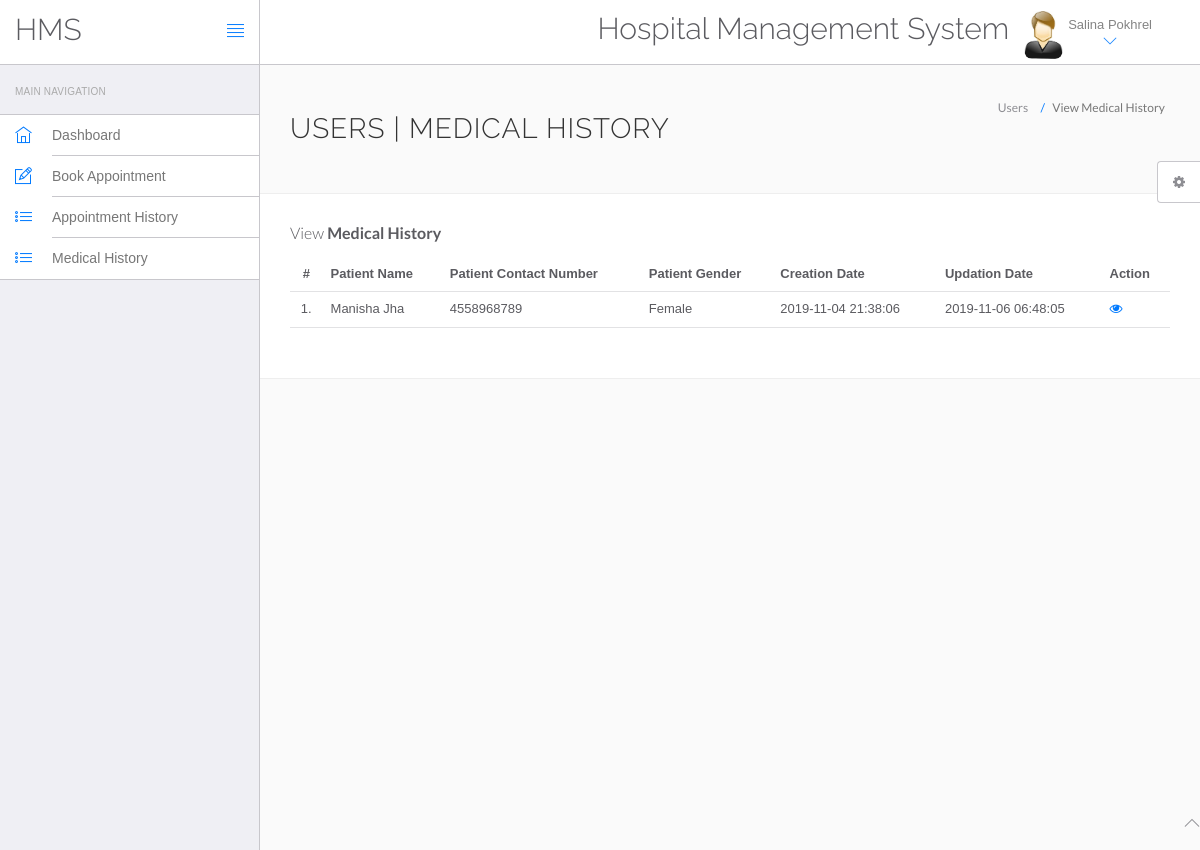
The page /hms/manage-medhistory.php (signed in) on the database its author committed.
### tables this page shows
CREATE TABLE `users` (
  `id` int(11) NOT NULL,
  `fullName` varchar(255) DEFAULT NULL,
  `address` longtext DEFAULT NULL,
  `city` varchar(255) DEFAULT NULL,
  `gender` varchar(255) DEFAULT NULL,
  `email` varchar(255) DEFAULT NULL,
  `password` varchar(255) DEFAULT NULL,
  `regDate` timestamp NULL DEFAULT current_timestamp(),
  `updationDate` timestamp NULL DEFAULT NULL ON UPDATE current_timestamp()
);

CREATE TABLE `tblpatient` (
  `ID` int(10) NOT NULL,
  `Docid` int(10) DEFAULT NULL,
  `PatientName` varchar(200) DEFAULT NULL,
  `PatientContno` bigint(10) DEFAULT NULL,
  `PatientEmail` varchar(200) DEFAULT NULL,
  `PatientGender` varchar(50) DEFAULT NULL,
  `PatientAdd` mediumtext DEFAULT NULL,
  `PatientAge` int(10) DEFAULT NULL,
  `PatientMedhis` mediumtext DEFAULT NULL,
  `CreationDate` timestamp NULL DEFAULT current_timestamp(),
  `UpdationDate` timestamp NULL DEFAULT NULL ON UPDATE current_timestamp()
);

### hms/manage-medhistory.php (the view, shortened to what this page needs)
<?php
include('include/config.php');
?>
<!DOCTYPE html>
<html lang="en">
	<head>
		<link rel="stylesheet" href="vendor/bootstrap/css/bootstrap.min.css">
		<link rel="stylesheet" href="vendor/fontawesome/css/font-awesome.min.css">
		<link rel="stylesheet" href="vendor/themify-icons/themify-icons.min.css">
		<link href="vendor/animate.css/animate.min.css" rel="stylesheet" media="screen">
		<link href="vendor/perfect-scrollbar/perfect-scrollbar.min.css" rel="stylesheet" media="screen">
		<link href="vendor/switchery/switchery.min.css" rel="stylesheet" media="screen">
		<link href="vendor/bootstrap-touchspin/jquery.bootstrap-touchspin.min.css" rel="stylesheet" media="screen">
		<link href="vendor/select2/select2.min.css" rel="stylesheet" media="screen">
		<link href="vendor/bootstrap-datepicker/bootstrap-datepicker3.standalone.min.css" rel="stylesheet" media="screen">
		<link href="vendor/bootstrap-timepicker/bootstrap-timepicker.min.css" rel="stylesheet" media="screen">
		<link rel="stylesheet" href="assets/css/styles.css">
		<link rel="stylesheet" href="assets/css/plugins.css">
		<link rel="stylesheet" href="assets/css/themes/theme-1.css" id="skin_color" />
	</head>
	<body>
		<div id="app">
<?php include('include/sidebar.php');?>
<div class="app-content">
<?php include('include/header.php');?>
<div class="main-content" >
<div class="wrap-content container" id="container">
<section id="page-title">
<div class="row">
<div class="col-sm-8">
<h1 class="mainTitle">Users | Medical History</h1>
</div>
<ol class="breadcrumb">
<li>
<span>Users</span>
</li>
<li class="active">
<span>View Medical History</span>
</li>
</ol>
</div>
</section>
<div class="container-fluid container-fullw bg-white">
<div class="row">
<div class="col-md-12">
<h5 class="over-title margin-bottom-15">View <span class="text-bold">Medical History</span></h5>
<table class="table table-hover" id="sample-table-1">
<thead>
<tr>
<th class="center">#</th>
<th>Patient Name</th>
<th>Patient Contact Number</th>
<th>Patient Gender </th>
<th>Creation Date </th>
<th>Updation Date </th>
<th>Action</th>
</tr>
</thead>
<tbody>
<?php
$uid=$_SESSION['id'];
$sql=mysqli_query($con,"select tblpatient.* from tblpatient join users on users.email=tblpatient.PatientEmail where users.id='$uid'");
$cnt=1;
while($row=mysqli_fetch_array($sql))
{
?>
<tr>
<td class="center"><?php echo $cnt;?>.</td>
<td class="hidden-xs"><?php echo $row['PatientName'];?></td>
<td><?php echo $row['PatientContno'];?></td>
<td><?php echo $row['PatientGender'];?></td>
<td><?php echo $row['CreationDate'];?></td>
<td><?php echo $row['UpdationDate'];?>
</td>
<td>
<a href="view-medhistory.php?viewid=<?php echo $row['ID'];?>"><i class="fa fa-eye"></i></a>
</td>
</tr>
<?php
$cnt=$cnt+1;
 }?></tbody>
</table>
</div>
</div>
</div>
</div>
</div>
</div>
</div>
	<?php include('include/footer.php');?>
	<?php include('include/setting.php');?>
	</body>
</html>

### hms/include/header.php (shortened to what this page needs)
<header class="navbar navbar-default navbar-static-top">
					<div class="navbar-header">
						<a class="navbar-brand" href="#">
							<h2 style="padding-top:20% ">HMS</h2>
						</a>
						<a href="#" class="sidebar-toggler pull-right visible-md visible-lg" data-toggle-class="app-sidebar-closed" data-toggle-target="#app">
							<i class="ti-align-justify"></i>
						</a>
					</div>
					<div class="navbar-collapse collapse">
						<ul class="nav navbar-right">
								<li  style="padding-top:2% ">
								<h2>Hospital Management System</h2>
							</li>
							<li class="dropdown current-user">
								<a href class="dropdown-toggle" data-toggle="dropdown">
									<img src="assets/images/images.jpg"> <span class="username">
									<?php $query=mysqli_query($con,"select fullName from users where id='".$_SESSION['id']."'");
while($row=mysqli_fetch_array($query))
{
	echo $row['fullName'];
}
									?> <i class="ti-angle-down"></i></i></span>
								</a>
							</li>
						</ul>
					</div>
				</header>

### hms/assets/css/themes/theme-1.css (style rules this page uses)
body { background: #FAFAFA; }
header .navbar-header { background: #ffffff !important; border-right-color: #c8c7cc !important; border-bottom-color: #c8c7cc !important; }
header .navbar-header .sidebar-toggler, header .navbar-header .sidebar-mobile-toggler { color: #007aff !important; }
header .navbar-header .navbar-brand { color: #777 !important; }
header .navbar-collapse { background: #ffffff !important; border-bottom-color: #c8c7cc !important; box-shadow: none !important; }
header .navbar-collapse .navbar-right > li > a { color: #777; }
header .navbar-collapse .navbar-right > li > a i { color: #007aff !important; }

### rows shown on the page
users: fullName "Salina Pokhrel"
tblpatient: PatientName "Manisha Jha", PatientContno "4558968789", PatientGender "Female", CreationDate "2019-11-04 21:38:06", UpdationDate "2019-11-06 06:48:05"
